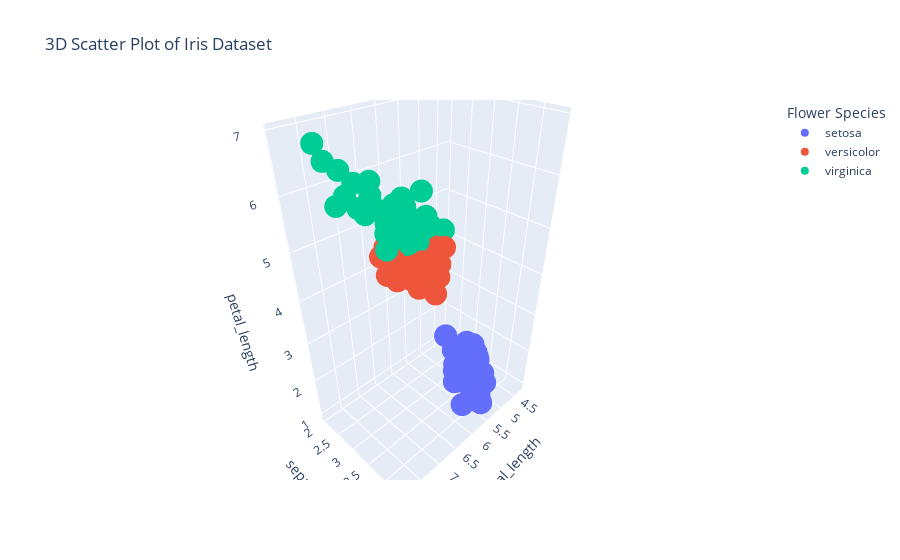

Notebook cell for this chart:
### Markdown cell above
1. Побудуйте 3D-графік розподілу даних для датасету Iris з використанням властивостей "sepal_length," "sepal_width,"
та "petal_length." Кожна точка має бути розфарбована відповідно до класу квітки (setosa, versicolor, virginica).

### Code cell
iris_data = px.data.iris()
fig_3d = px.scatter_3d(iris_data,
    x='sepal_length',
    y='sepal_width',
    z='petal_length',
    color='species',
    title='3D Scatter Plot of Iris Dataset',
    labels={'species': 'Flower Species'}
)

fig_3d.show()

### Figure 1 — Plotly figure (JSON) as saved in the notebook; plotly's stock layout.template omitted (floating-point values rounded to 4 significant figures)
{"data": [{"hovertemplate": "Flower Species=setosa<br>sepal_length=%{x}<br>sepal_width=%{y}<br>petal_length=%{z}<extra></extra>", "legendgroup": "setosa", "marker": {"color": "#636efa", "symbol": "circle"}, "mode": "markers", "name": "setosa", "scene": "scene", "showlegend": true, "x": [5.1, 4.9, 4.7, 4.6, 5.0, 5.4, 4.6, 5.0, 4.4, 4.9, 5.4, 4.8, 4.8, 4.3, 5.8, 5.7, 5.4, 5.1, 5.7, 5.1, 5.4, 5.1, 4.6, 5.1, 4.8, 5.0, 5.0, 5.2, 5.2, 4.7, 4.8, 5.4, 5.2, 5.5, 4.9, 5.0, 5.5, 4.9, 4.4, 5.1, 5.0, 4.5, 4.4, 5.0, 5.1, 4.8, 5.1, 4.6, 5.3, 5.0], "y": [3.5, 3.0, 3.2, 3.1, 3.6, 3.9, 3.4, 3.4, 2.9, 3.1, 3.7, 3.4, 3.0, 3.0, 4.0, 4.4, 3.9, 3.5, 3.8, 3.8, 3.4, 3.7, 3.6, 3.3, 3.4, 3.0, 3.4, 3.5, 3.4, 3.2, 3.1, 3.4, 4.1, 4.2, 3.1, 3.2, 3.5, 3.1, 3.0, 3.4, 3.5, 2.3, 3.2, 3.5, 3.8, 3.0, 3.8, 3.2, 3.7, 3.3], "z": [1.4, 1.4, 1.3, 1.5, 1.4, 1.7, 1.4, 1.5, 1.4, 1.5, 1.5, 1.6, 1.4, 1.1, 1.2, 1.5, 1.3, 1.4, 1.7, 1.5, 1.7, 1.5, 1.0, 1.7, 1.9, 1.6, 1.6, 1.5, 1.4, 1.6, 1.6, 1.5, 1.5, 1.4, 1.5, 1.2, 1.3, 1.5, 1.3, 1.5, 1.3, 1.3, 1.3, 1.6, 1.9, 1.4, 1.6, 1.4, 1.5, 1.4], "type": "scatter3d"}, {"hovertemplate": "Flower Species=versicolor<br>sepal_length=%{x}<br>sepal_width=%{y}<br>petal_length=%{z}<extra></extra>", "legendgroup": "versicolor", "marker": {"color": "#EF553B", "symbol": "circle"}, "mode": "markers", "name": "versicolor", "scene": "scene", "showlegend": true, "x": [7.0, 6.4, 6.9, 5.5, 6.5, 5.7, 6.3, 4.9, 6.6, 5.2, 5.0, 5.9, 6.0, 6.1, 5.6, 6.7, 5.6, 5.8, 6.2, 5.6, 5.9, 6.1, 6.3, 6.1, 6.4, 6.6, 6.8, 6.7, 6.0, 5.7, 5.5, 5.5, 5.8, 6.0, 5.4, 6.0, 6.7, 6.3, 5.6, 5.5, 5.5, 6.1, 5.8, 5.0, 5.6, 5.7, 5.7, 6.2, 5.1, 5.7], "y": [3.2, 3.2, 3.1, 2.3, 2.8, 2.8, 3.3, 2.4, 2.9, 2.7, 2.0, 3.0, 2.2, 2.9, 2.9, 3.1, 3.0, 2.7, 2.2, 2.5, 3.2, 2.8, 2.5, 2.8, 2.9, 3.0, 2.8, 3.0, 2.9, 2.6, 2.4, 2.4, 2.7, 2.7, 3.0, 3.4, 3.1, 2.3, 3.0, 2.5, 2.6, 3.0, 2.6, 2.3, 2.7, 3.0, 2.9, 2.9, 2.5, 2.8], "z": [4.7, 4.5, 4.9, 4.0, 4.6, 4.5, 4.7, 3.3, 4.6, 3.9, 3.5, 4.2, 4.0, 4.7, 3.6, 4.4, 4.5, 4.1, 4.5, 3.9, 4.8, 4.0, 4.9, 4.7, 4.3, 4.4, 4.8, 5.0, 4.5, 3.5, 3.8, 3.7, 3.9, 5.1, 4.5, 4.5, 4.7, 4.4, 4.1, 4.0, 4.4, 4.6, 4.0, 3.3, 4.2, 4.2, 4.2, 4.3, 3.0, 4.1], "type": "scatter3d"}, {"hovertemplate": "Flower Species=virginica<br>sepal_length=%{x}<br>sepal_width=%{y}<br>petal_length=%{z}<extra></extra>", "legendgroup": "virginica", "marker": {"color": "#00cc96", "symbol": "circle"}, "mode": "markers", "name": "virginica", "scene": "scene", "showlegend": true, "x": [6.3, 5.8, 7.1, 6.3, 6.5, 7.6, 4.9, 7.3, 6.7, 7.2, 6.5, 6.4, 6.8, 5.7, 5.8, 6.4, 6.5, 7.7, 7.7, 6.0, 6.9, 5.6, 7.7, 6.3, 6.7, 7.2, 6.2, 6.1, 6.4, 7.2, 7.4, 7.9, 6.4, 6.3, 6.1, 7.7, 6.3, 6.4, 6.0, 6.9, 6.7, 6.9, 5.8, 6.8, 6.7, 6.7, 6.3, 6.5, 6.2, 5.9], "y": [3.3, 2.7, 3.0, 2.9, 3.0, 3.0, 2.5, 2.9, 2.5, 3.6, 3.2, 2.7, 3.0, 2.5, 2.8, 3.2, 3.0, 3.8, 2.6, 2.2, 3.2, 2.8, 2.8, 2.7, 3.3, 3.2, 2.8, 3.0, 2.8, 3.0, 2.8, 3.8, 2.8, 2.8, 2.6, 3.0, 3.4, 3.1, 3.0, 3.1, 3.1, 3.1, 2.7, 3.2, 3.3, 3.0, 2.5, 3.0, 3.4, 3.0], "z": [6.0, 5.1, 5.9, 5.6, 5.8, 6.6, 4.5, 6.3, 5.8, 6.1, 5.1, 5.3, 5.5, 5.0, 5.1, 5.3, 5.5, 6.7, 6.9, 5.0, 5.7, 4.9, 6.7, 4.9, 5.7, 6.0, 4.8, 4.9, 5.6, 5.8, 6.1, 6.4, 5.6, 5.1, 5.6, 6.1, 5.6, 5.5, 4.8, 5.4, 5.6, 5.1, 5.1, 5.9, 5.7, 5.2, 5.0, 5.2, 5.4, 5.1], "type": "scatter3d"}], "layout": {"scene": {"domain": {"x": [0.0, 1.0], "y": [0.0, 1.0]}, "xaxis": {"title": {"text": "sepal_length"}}, "yaxis": {"title": {"text": "sepal_width"}}, "zaxis": {"title": {"text": "petal_length"}}}, "legend": {"title": {"text": "Flower Species"}, "tracegroupgap": 0}, "title": {"text": "3D Scatter Plot of Iris Dataset"}}}
